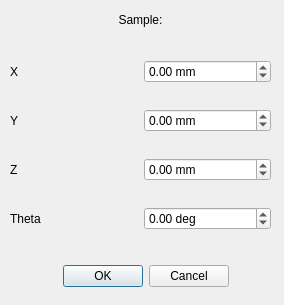
<?xml version='1.0' encoding='UTF-8'?>
<ui version="4.0">
 <class>Dialog</class>
 <widget class="QDialog" name="Dialog">
  <property name="geometry">
   <rect>
    <x>0</x>
    <y>0</y>
    <width>284</width>
    <height>305</height>
   </rect>
  </property>
  <property name="windowTitle">
   <string>Dialog</string>
  </property>
  <widget class="QDialogButtonBox" name="buttonBox">
   <property name="geometry">
    <rect>
     <x>20</x>
     <y>260</y>
     <width>251</width>
     <height>32</height>
    </rect>
   </property>
   <property name="orientation">
    <enum>Qt::Horizontal</enum>
   </property>
   <property name="standardButtons">
    <set>QDialogButtonBox::Cancel|QDialogButtonBox::Ok</set>
   </property>
   <property name="centerButtons">
    <bool>true</bool>
   </property>
  </widget>
  <widget class="QWidget" name="gridLayoutWidget">
   <property name="geometry">
    <rect>
     <x>10</x>
     <y>40</y>
     <width>261</width>
     <height>211</height>
    </rect>
   </property>
   <layout class="QGridLayout" name="gridLayout">
    <item column="0" row="0">
     <widget class="QLabel" name="label_6">
      <property name="midLineWidth">
       <number>0</number>
      </property>
      <property name="text">
       <string>X</string>
      </property>
     </widget>
    </item>
    <item column="0" row="2">
     <widget class="QLabel" name="label_9">
      <property name="midLineWidth">
       <number>0</number>
      </property>
      <property name="text">
       <string>Z</string>
      </property>
     </widget>
    </item>
    <item column="0" row="1">
     <widget class="QLabel" name="label_7">
      <property name="midLineWidth">
       <number>0</number>
      </property>
      <property name="text">
       <string>Y</string>
      </property>
     </widget>
    </item>
    <item column="1" row="3">
     <widget class="QDoubleSpinBox" name="doubleSpinBox_theta">
      <property name="minimum">
       <double>-100000000000.000000000000000</double>
      </property>
      <property name="maximum">
       <double>100000000000.000000000000000</double>
      </property>
     <property name="suffix"><string> deg</string></property></widget>
    </item>
    <item column="1" row="2">
     <widget class="QDoubleSpinBox" name="doubleSpinBox_z">
      <property name="minimum">
       <double>-1000000000000.000000000000000</double>
      </property>
      <property name="maximum">
       <double>100000000.000000000000000</double>
      </property>
     <property name="suffix"><string> mm</string></property></widget>
    </item>
    <item column="1" row="1">
     <widget class="QDoubleSpinBox" name="doubleSpinBox_y">
      <property name="minimum">
       <double>-1000000000000.000000000000000</double>
      </property>
      <property name="maximum">
       <double>100000000.000000000000000</double>
      </property>
     <property name="suffix"><string> mm</string></property></widget>
    </item>
    <item column="1" row="0">
     <widget class="QDoubleSpinBox" name="doubleSpinBox_x">
      <property name="minimum">
       <double>-1000000000000.000000000000000</double>
      </property>
      <property name="maximum">
       <double>10000000000.000000000000000</double>
      </property>
     <property name="suffix"><string> mm</string></property></widget>
    </item>
    <item column="0" row="3">
     <widget class="QLabel" name="label_8">
      <property name="midLineWidth">
       <number>0</number>
      </property>
      <property name="text">
       <string>Theta</string>
      </property>
     </widget>
    </item>
   </layout>
  </widget>
  <widget class="QLabel" name="label_sample_name">
   <property name="geometry">
    <rect>
     <x>20</x>
     <y>10</y>
     <width>241</width>
     <height>20</height>
    </rect>
   </property>
   <property name="text">
    <string>Sample:</string>
   </property>
   <property name="alignment">
    <set>Qt::AlignCenter</set>
   </property>
  </widget>
 </widget>
 <resources />
 <connections>
  <connection>
   <sender>buttonBox</sender>
   <signal>accepted()</signal>
   <receiver>Dialog</receiver>
   <slot>accept()</slot>
   <hints>
    <hint type="sourcelabel">
     <x>248</x>
     <y>254</y>
    </hint>
    <hint type="destinationlabel">
     <x>157</x>
     <y>274</y>
    </hint>
   </hints>
  </connection>
  <connection>
   <sender>buttonBox</sender>
   <signal>rejected()</signal>
   <receiver>Dialog</receiver>
   <slot>reject()</slot>
   <hints>
    <hint type="sourcelabel">
     <x>316</x>
     <y>260</y>
    </hint>
    <hint type="destinationlabel">
     <x>286</x>
     <y>274</y>
    </hint>
   </hints>
  </connection>
 </connections>
</ui>
